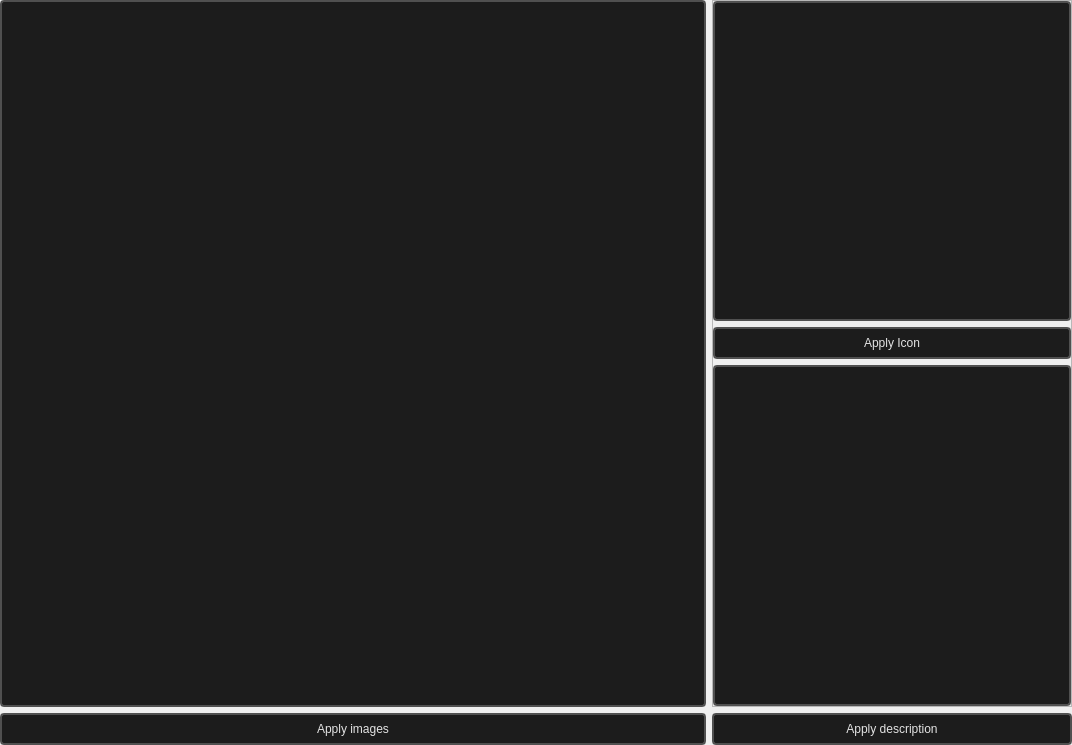
<?xml version="1.0" encoding="UTF-8"?>
<ui version="4.0">
 <class>Loading_editorMainWindow</class>
 <widget class="QMainWindow" name="Loading_editorMainWindow">
  <property name="geometry">
   <rect>
    <x>0</x>
    <y>0</y>
    <width>1072</width>
    <height>745</height>
   </rect>
  </property>
  <property name="windowTitle">
   <string>MainWindow</string>
  </property>
  <widget class="QWidget" name="centralwidget">
   <layout class="QGridLayout" name="gridLayout">
    <property name="leftMargin">
     <number>0</number>
    </property>
    <property name="topMargin">
     <number>0</number>
    </property>
    <property name="rightMargin">
     <number>0</number>
    </property>
    <property name="bottomMargin">
     <number>0</number>
    </property>
    <property name="spacing">
     <number>6</number>
    </property>
    <item row="0" column="0">
     <widget class="QFrame" name="Loading_editor_tab_images_import">
      <property name="styleSheet">
       <string notr="true">        font: 580 10pt &quot;Segoe UI&quot;;
        border: 2px solid black;
        border-radius: 4px;
        border-color: rgba(80, 80, 80, 255);
        height:18px;
        padding-top: 2px;
        padding-bottom:2px;
        padding-left: 4px;
        padding-right: 4px;
        color: #E3E3E3;
        background-color: #1C1C1C;</string>
      </property>
      <property name="frameShape">
       <enum>QFrame::StyledPanel</enum>
      </property>
      <property name="frameShadow">
       <enum>QFrame::Raised</enum>
      </property>
      <layout class="QHBoxLayout" name="horizontalLayout_4">
       <property name="spacing">
        <number>0</number>
       </property>
       <property name="leftMargin">
        <number>0</number>
       </property>
       <property name="topMargin">
        <number>0</number>
       </property>
       <property name="rightMargin">
        <number>0</number>
       </property>
       <property name="bottomMargin">
        <number>0</number>
       </property>
      </layout>
     </widget>
    </item>
    <item row="0" column="1">
     <widget class="QFrame" name="frame_2">
      <property name="maximumSize">
       <size>
        <width>360</width>
        <height>16777215</height>
       </size>
      </property>
      <property name="frameShape">
       <enum>QFrame::StyledPanel</enum>
      </property>
      <property name="frameShadow">
       <enum>QFrame::Raised</enum>
      </property>
      <layout class="QVBoxLayout" name="verticalLayout_3">
       <property name="leftMargin">
        <number>0</number>
       </property>
       <property name="topMargin">
        <number>0</number>
       </property>
       <property name="rightMargin">
        <number>0</number>
       </property>
       <property name="bottomMargin">
        <number>0</number>
       </property>
       <item>
        <widget class="QFrame" name="svg_icon_frame">
         <property name="minimumSize">
          <size>
           <width>0</width>
           <height>320</height>
          </size>
         </property>
         <property name="styleSheet">
          <string notr="true">        font: 580 10pt &quot;Segoe UI&quot;;
        border: 2px solid black;
        border-radius: 4px;
        border-color: rgba(80, 80, 80, 255);
        height:18px;
        padding-top: 2px;
        padding-bottom:2px;
        padding-left: 4px;
        padding-right: 4px;
        color: #E3E3E3;
        background-color: #1C1C1C;</string>
         </property>
         <property name="frameShape">
          <enum>QFrame::StyledPanel</enum>
         </property>
         <property name="frameShadow">
          <enum>QFrame::Raised</enum>
         </property>
         <layout class="QHBoxLayout" name="horizontalLayout">
          <property name="leftMargin">
           <number>0</number>
          </property>
          <property name="topMargin">
           <number>0</number>
          </property>
          <property name="rightMargin">
           <number>0</number>
          </property>
          <property name="bottomMargin">
           <number>0</number>
          </property>
         </layout>
        </widget>
       </item>
       <item>
        <widget class="QPushButton" name="apply_icon_button">
         <property name="enabled">
          <bool>true</bool>
         </property>
         <property name="minimumSize">
          <size>
           <width>0</width>
           <height>32</height>
          </size>
         </property>
         <property name="styleSheet">
          <string notr="true">     QLabel {
        font-family: Sergo UI;
        color: #9D9D9D;
    }

    /* QPushButton default and hover styles */
    QPushButton {

        font: 580 10pt &quot;Segoe UI&quot;;
        border: 2px solid black;
        border-radius: 4px;
        border-color: rgba(80, 80, 80, 255);
        height:18px;
        padding-top: 2px;
        padding-bottom:2px;
        padding-left: 4px;
        padding-right: 4px;
        color: #E3E3E3;
        background-color: #1C1C1C;
    }
    QPushButton:hover {
        background-color: #414956;
        color: white;
    }
    QPushButton:pressed {
        background-color: red;
        background-color: #1C1C1C;
        margin: 1 px;
        margin-left: 2px;
        margin-right: 2px;

    }

    /* QPushButton default and hover styles */
    QPushButton:disabled {

        font: 580 10pt &quot;Segoe UI&quot;;
        border: 2px solid black;
        border-radius: 4px;
        border-color: rgba(80, 80, 80, 255);
        height:18px;
        padding-top: 2px;
        padding-bottom:2px;
        padding-left: 4px;
        padding-right: 4px;
        color: #8c8c8c;
        background-color: #1C1C1C;
    }</string>
         </property>
         <property name="text">
          <string>Apply Icon</string>
         </property>
        </widget>
       </item>
       <item>
        <widget class="QPlainTextEdit" name="PlainTextEdit_Description_2">
         <property name="toolTip">
          <string/>
         </property>
         <property name="styleSheet">
          <string notr="true">    QPlainTextEdit {

        font: 580 10pt &quot;Segoe UI&quot;;
        border: 2px solid black;
        border-radius: 4px;
        border-color: rgba(80, 80, 80, 255);
        height:18px;
        padding: 4px;
        padding-left: 6px;
        padding-right: 6px;
        color: #E3E3E3;
        background-color: #1C1C1C;
    }



    QPlainTextEdit:focus {

        font: 580 10pt &quot;Segoe UI&quot;;
        border: 2px solid black;
        border-radius: 4px;
        border-color: rgba(80, 80, 80, 255);
        height:18px;
        padding: 4px;
        padding-left: 6px;
        padding-right: 6px;
        color: #E3E3E3;
        background-color: #1C1C1C;
    }
    QPlainTextEdit:hover {
    }
    QPlainTextEdit:pressed {
        background-color: red;
        background-color: #1C1C1C;
        margin: 1 px;
        margin-left: 2px;
        margin-right: 2px;
        font: 580 9pt &quot;Segoe UI&quot;;

    }</string>
         </property>
         <property name="plainText">
          <string/>
         </property>
         <property name="placeholderText">
          <string>A community map created by:</string>
         </property>
        </widget>
       </item>
      </layout>
     </widget>
    </item>
    <item row="1" column="0">
     <widget class="QPushButton" name="apply_images_button">
      <property name="minimumSize">
       <size>
        <width>0</width>
        <height>32</height>
       </size>
      </property>
      <property name="toolTip">
       <string>&lt;!DOCTYPE HTML PUBLIC &quot;-//W3C//DTD HTML 4.0//EN&quot; &quot;http://www.w3.org/TR/REC-html40/strict.dtd&quot;&gt;
&lt;html&gt;&lt;head&gt;&lt;meta name=&quot;qrichtext&quot; content=&quot;1&quot; /&gt;&lt;meta charset=&quot;utf-8&quot; /&gt;&lt;style type=&quot;text/css&quot;&gt;
p, li { white-space: pre-wrap; }
hr { height: 1px; border-width: 0; }
li.unchecked::marker { content: &quot;\2610&quot;; }
li.checked::marker { content: &quot;\2612&quot;; }
&lt;/style&gt;&lt;/head&gt;&lt;body style=&quot; font-family:'Segoe UI'; font-size:10pt; font-weight:580; font-style:normal;&quot;&gt;
&lt;p style=&quot; margin-top:12px; margin-bottom:12px; margin-left:0px; margin-right:0px; -qt-block-indent:0; text-indent:0px;&quot;&gt;&lt;span style=&quot; font-size:11pt; font-weight:700;&quot;&gt;Apply images&lt;/span&gt;&lt;/p&gt;
&lt;p style=&quot; margin-top:12px; margin-bottom:12px; margin-left:0px; margin-right:0px; -qt-block-indent:0; text-indent:0px;&quot;&gt;Applies all images above to the loading screen of the selected addon. &lt;/p&gt;
&lt;p style=&quot; margin-top:12px; margin-bottom:12px; margin-left:0px; margin-right:0px; -qt-block-indent:0; text-indent:0px;&quot;&gt;Be careful: old images stored in &lt;span style=&quot; font-family:'Courier New';&quot;&gt;game\addons\%addon_name%\panorama\images\map_icons\screenshots\1080p\&lt;/span&gt; will be deleted.&lt;/p&gt;&lt;/body&gt;&lt;/html&gt;</string>
      </property>
      <property name="styleSheet">
       <string notr="true">    QLabel {
        font-family: Sergo UI;
        color: #9D9D9D;
    }

    /* QPushButton default and hover styles */
    QPushButton {

        font: 580 10pt &quot;Segoe UI&quot;;
        border: 2px solid black;
        border-radius: 4px;
        border-color: rgba(80, 80, 80, 255);
        height:18px;
        padding-top: 2px;
        padding-bottom:2px;
        padding-left: 4px;
        padding-right: 4px;
        color: #E3E3E3;
        background-color: #1C1C1C;
    }
    QPushButton:hover {
        background-color: #414956;
        color: white;
    }
    QPushButton:pressed {
        background-color: red;
        background-color: #1C1C1C;
        margin: 1 px;
        margin-left: 2px;
        margin-right: 2px;

    }</string>
      </property>
      <property name="text">
       <string>Apply images</string>
      </property>
     </widget>
    </item>
    <item row="1" column="1">
     <widget class="QPushButton" name="apply_description_button">
      <property name="minimumSize">
       <size>
        <width>0</width>
        <height>32</height>
       </size>
      </property>
      <property name="styleSheet">
       <string notr="true">    QLabel {
        font-family: Sergo UI;
        color: #9D9D9D;
    }

    /* QPushButton default and hover styles */
    QPushButton {

        font: 580 10pt &quot;Segoe UI&quot;;
        border: 2px solid black;
        border-radius: 4px;
        border-color: rgba(80, 80, 80, 255);
        height:18px;
        padding-top: 2px;
        padding-bottom:2px;
        padding-left: 4px;
        padding-right: 4px;
        color: #E3E3E3;
        background-color: #1C1C1C;
    }
    QPushButton:hover {
        background-color: #414956;
        color: white;
    }
    QPushButton:pressed {
        background-color: red;
        background-color: #1C1C1C;
        margin: 1 px;
        margin-left: 2px;
        margin-right: 2px;

    }</string>
      </property>
      <property name="text">
       <string>Apply description</string>
      </property>
     </widget>
    </item>
   </layout>
  </widget>
 </widget>
 <resources/>
 <connections/>
</ui>
